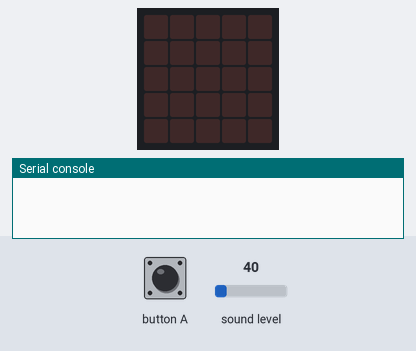
A program run on a simulated BBC micro:bit (MakeCode). On the bench: the board's 5×5 LED display, the last lines printed to the serial console. The test bench sets the inputs (shaded band); at power-on: sound level 40.

Above: at 1.2 s.
1.3 s: button A pressed for 0.15 s
At 1.9 s:
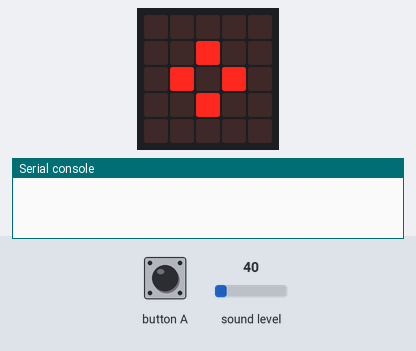
At 3.2 s:
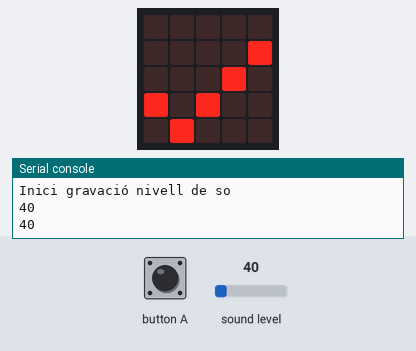
3.5 s: sound level set to 5
5.0 s: sound level set to 64
Timing chart, 0 to 8.0 s (numbered marks = the images above; inputs shaded):
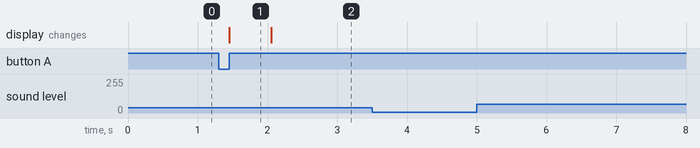

Measured:
- after the input at 1.3 s, the display: changes after 0.15 s (image 1)
- what the display in image 1 shows lasts 0.6 s, from 1.5 s to 2.1 s

The program:

main.ts
```typescript
input.onButtonPressed(Button.A, function () {
    basic.showIcon(IconNames.SmallDiamond)
    serial.writeLine("Inici gravació nivell de so")
    for (let index = 0; index < 25; index++) {
        serial.writeLine("" + (input.soundLevel()))
        basic.showIcon(IconNames.Yes)
    }
    serial.writeLine("Fi gravació nivell de so")
    basic.clearScreen()
})
basic.forever(function () {

})
```

test.ts
```typescript
// aquí va el archivo "tests"; esto no se compilará cuando este paquete se utilice como una extensión.
```
